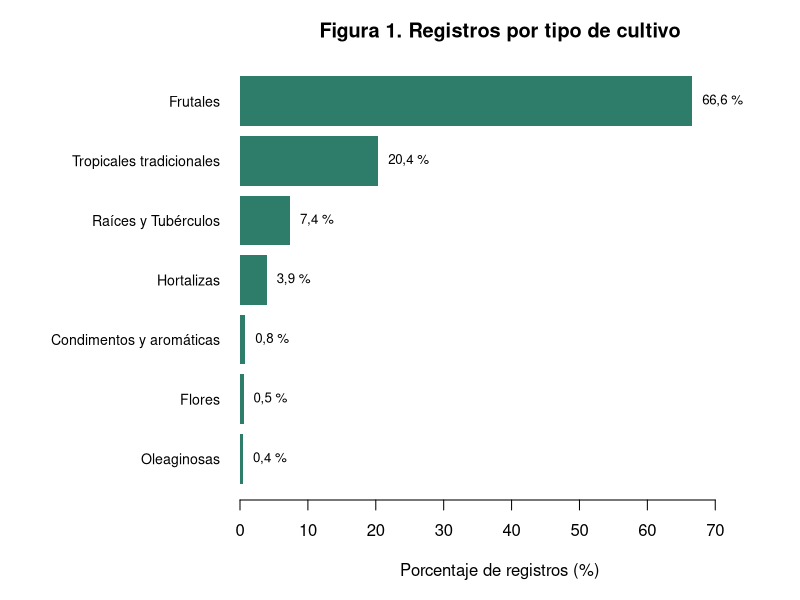
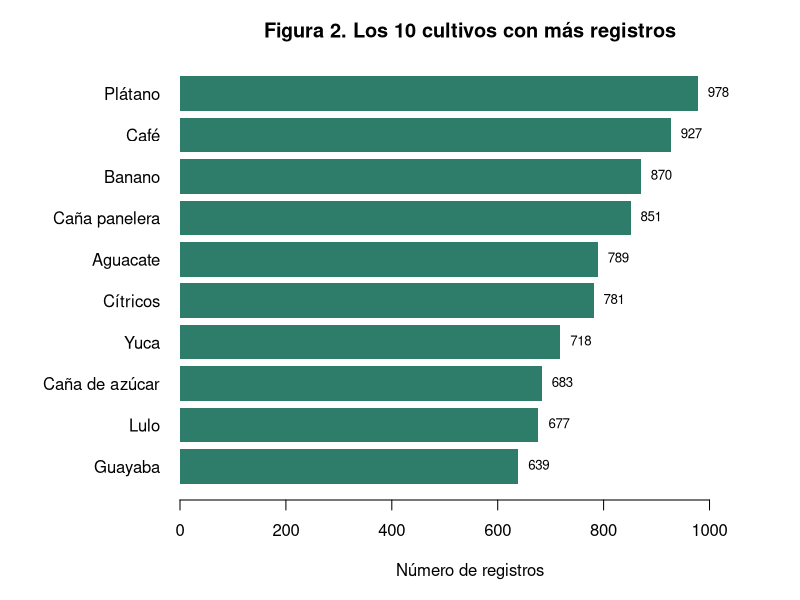
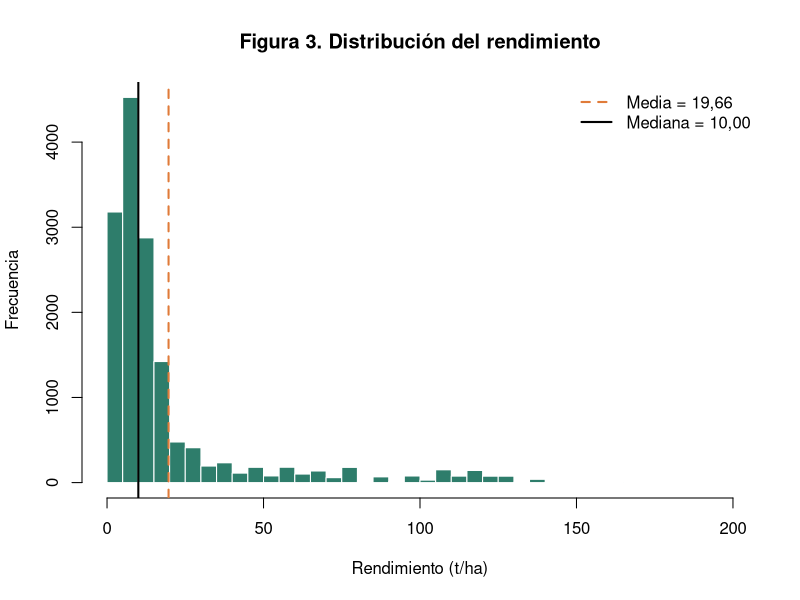
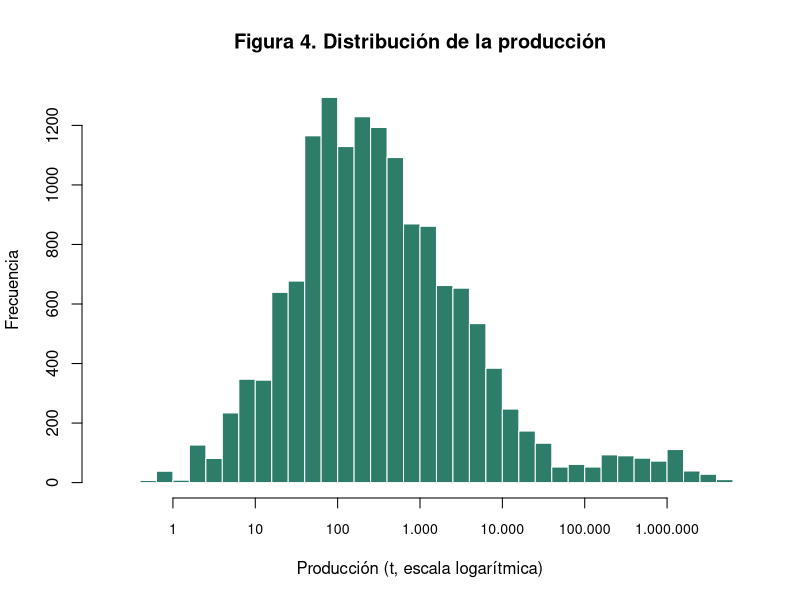
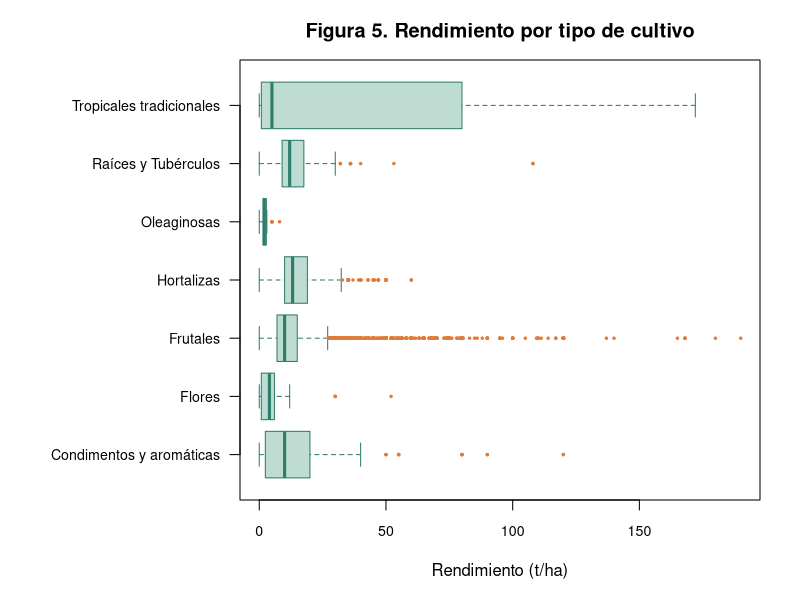
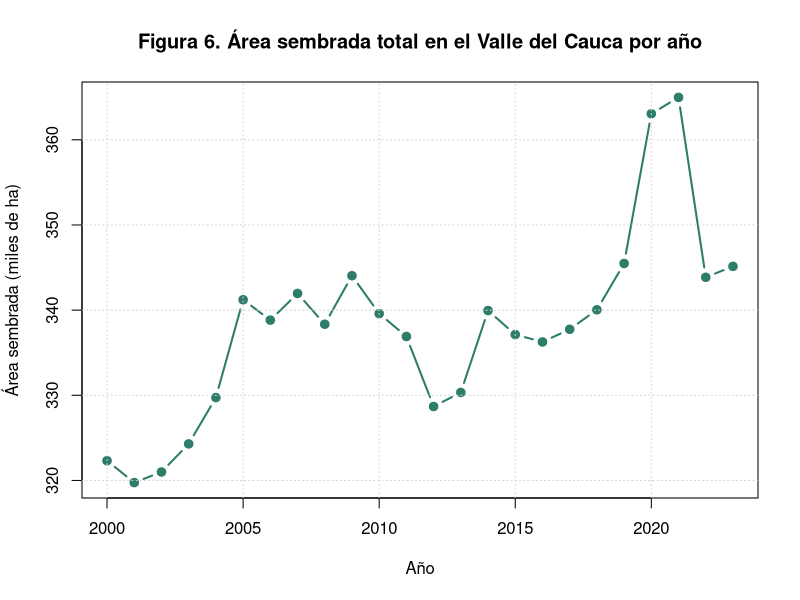
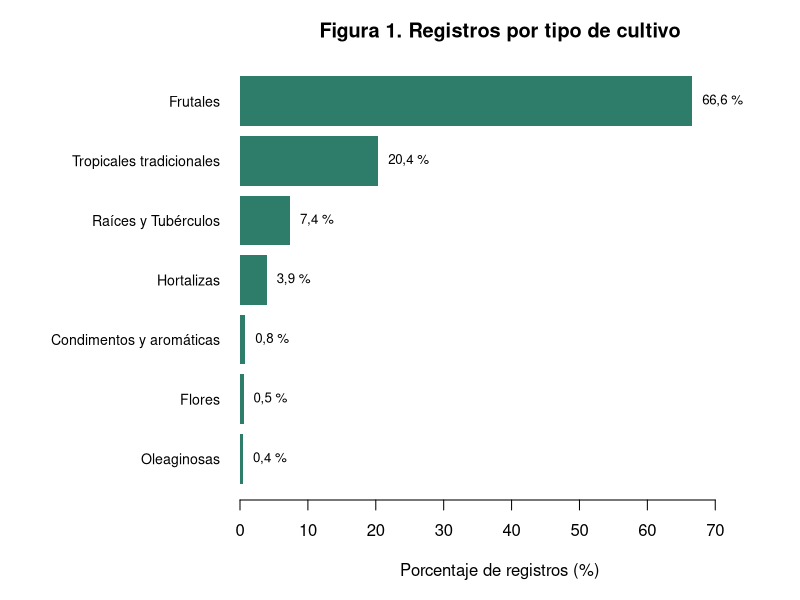
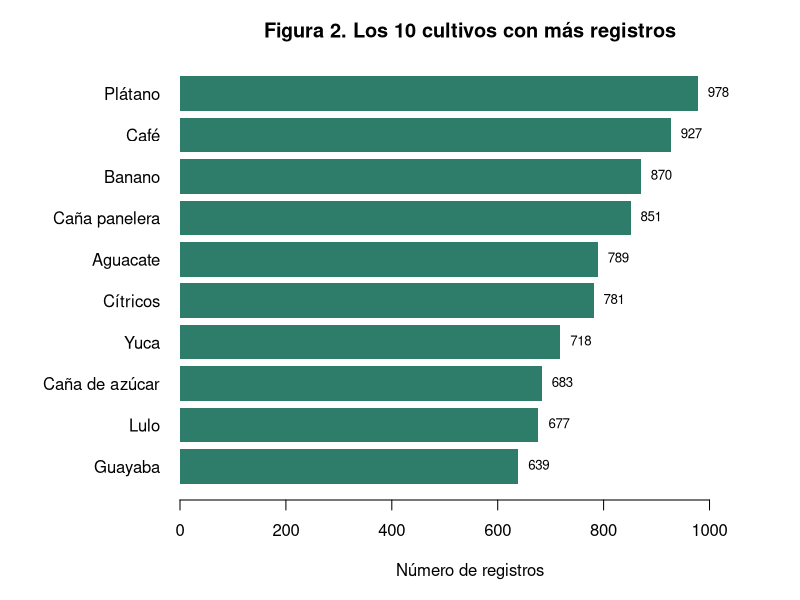

Generate these figures, in order, with R:
# ==============================================================================
#  TALLER 1 - PUNTO 5: Gráficos
#  Requiere haber corrido antes Taller1_Punto3_Limpieza.R
#  (o tener el archivo Datos_limpios_cultivos_Valle.csv en la carpeta)
# ==============================================================================
if (!exists("datos")) {
  datos <- read.csv("Datos_limpios_cultivos_Valle.csv",
                    encoding = "UTF-8", fileEncoding = "UTF-8")
}

col1 <- "#2E7D6B"   # verde
col2 <- "#E07B39"   # naranja

# Nombres cortos para que los tipos de cultivo quepan en los gráficos
tipo_corto <- as.character(datos$Tipo_cultivo)
tipo_corto[tipo_corto == "Cultivos para Condimentos y Bebidas Medicinales y Aromáticas"] <- "Condimentos y aromáticas"
tipo_corto[tipo_corto == "Cultivos Tropicales Tradicionales"] <- "Tropicales tradicionales"

# Dibuja el gráfico en pantalla y además lo guarda como PNG
graficar <- function(archivo, dibujar) {
  dibujar()
  png(archivo, width = 1000, height = 650, res = 120)
  dibujar()
  dev.off()
}

# ---- Figura 1: Registros por tipo de cultivo ---------------------------------
graficar("Fig1_tipo_cultivo.png", function() {
  op <- par(mar = c(5, 12, 3, 2)); on.exit(par(op))
  p <- sort(100 * table(tipo_corto) / length(tipo_corto))
  b <- barplot(p, horiz = TRUE, las = 1, col = col1, border = NA,
               xlim = c(0, max(p) * 1.15), cex.names = 0.85,
               xlab = "Porcentaje de registros (%)",
               main = "Figura 1. Registros por tipo de cultivo")
  text(p, b, paste0(formatC(p, format = "f", digits = 1, decimal.mark = ","), " %"),
       pos = 4, cex = 0.8)
})

# ---- Figura 2: Los 10 cultivos más frecuentes ---------------------------------
graficar("Fig2_top10_cultivos.png", function() {
  op <- par(mar = c(5, 9, 3, 2)); on.exit(par(op))
  t <- rev(sort(table(datos$Cultivo), decreasing = TRUE)[1:10])
  b <- barplot(t, horiz = TRUE, las = 1, col = col1, border = NA,
               xlim = c(0, max(t) * 1.12),
               xlab = "Número de registros",
               main = "Figura 2. Los 10 cultivos con más registros")
  text(t, b, t, pos = 4, cex = 0.8)
})

# ---- Figura 3: Histograma del rendimiento ------------------------------------
graficar("Fig3_hist_rendimiento.png", function() {
  x <- datos$Rendimiento_t_ha
  hist(x, breaks = 40, col = col1, border = "white", xlim = c(0, 200),
       xlab = "Rendimiento (t/ha)", ylab = "Frecuencia",
       main = "Figura 3. Distribución del rendimiento")
  abline(v = mean(x),   col = col2,    lwd = 2, lty = 2)
  abline(v = median(x), col = "black", lwd = 2)
  legend("topright", bty = "n",
         legend = paste(c("Media =", "Mediana ="),
                        formatC(c(mean(x), median(x)), format = "f", digits = 2, decimal.mark = ",")),
         col = c(col2, "black"), lty = c(2, 1), lwd = 2)
})

# ---- Figura 4: Histograma de la producción (escala logarítmica) --------------
# La producción es tan asimétrica que en escala normal casi todo queda en una barra
graficar("Fig4_hist_produccion_log.png", function() {
  x <- datos$Produccion_t[datos$Produccion_t > 0]
  hist(log10(x), breaks = 40, col = col1, border = "white", xaxt = "n",
       xlab = "Producción (t, escala logarítmica)", ylab = "Frecuencia",
       main = "Figura 4. Distribución de la producción")
  # Etiquetas en potencias de 10 con punto de miles: 1, 10, 100, 1.000, ...
  axis(1, at = 0:6, cex.axis = 0.85,
       labels = format(10^(0:6), big.mark = ".", decimal.mark = ",",
                        scientific = FALSE, trim = TRUE))
})

# ---- Figura 5: Boxplot del rendimiento por tipo de cultivo -------------------
graficar("Fig5_boxplot_rendimiento_tipo.png", function() {
  op <- par(mar = c(5, 12, 3, 2)); on.exit(par(op))
  boxplot(datos$Rendimiento_t_ha ~ tipo_corto, horizontal = TRUE, las = 1,
          col = "#BFDCD3", border = col1, outcol = col2, outpch = 20, outcex = 0.5,
          cex.axis = 0.85, xlab = "Rendimiento (t/ha)", ylab = "",
          main = "Figura 5. Rendimiento por tipo de cultivo")
})

# ---- Figura 6: Área sembrada total por año -----------------------------------
graficar("Fig6_area_por_anio.png", function() {
  area <- tapply(datos$Ha_sembradas, datos$Anio, sum) / 1000
  plot(as.numeric(names(area)), area, type = "b", pch = 19, col = col1, lwd = 2,
       xlab = "Año", ylab = "Área sembrada (miles de ha)",
       main = "Figura 6. Área sembrada total en el Valle del Cauca por año")
  grid()
})
